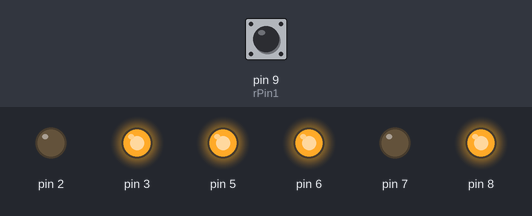
The sketch below on a simulated Arduino Uno, built with avr-gcc and run on an emulated ATmega328P. On the bench: output pins drawn as LEDs (lit = HIGH). The inputs (shaded band) are chosen by the test bench; at power-on: pin 9 (rPin1) HIGH.

Above: at 0.1 s.
At 4.1 s:
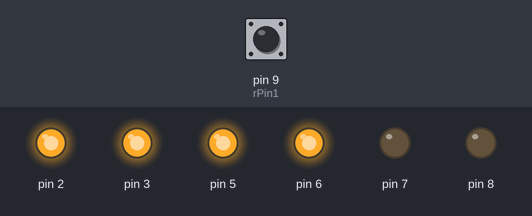
At 6.1 s:
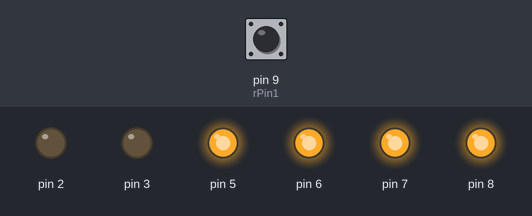
At 10.1 s:
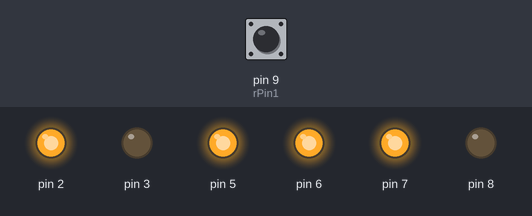
At 20.1 s:
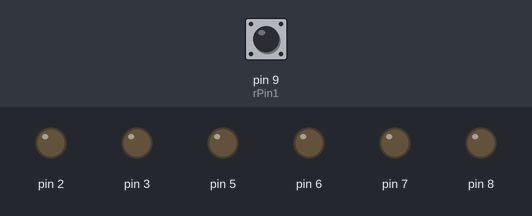
Timing chart, 0 to 21.6 s (numbered marks = the images above):
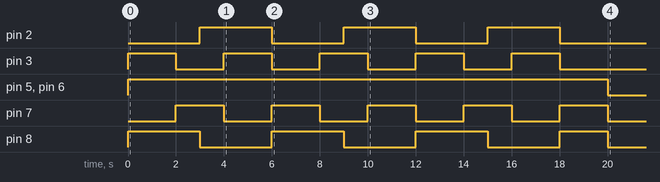

The sketch:

hbridge_l293d_example.ino
```cpp
#include <Hbridge_l293d.h>

Hbridge_l293d myBridge(5, 8, 2, 6, 3, 7);

boolean MOTOR_LEFT = myBridge.MOTOR0;
boolean MOTOR_RIGHT = myBridge.MOTOR1;

unsigned int lastMillisTurnLeft = 0;
unsigned int lastMillisTurnRight = 0;
unsigned int lastMillisStop = 0;

const byte rPin1 = 9;
const byte rPin2 = 10;

void setup()
{
  Serial.begin(9600);
  pinMode(rPin1, INPUT_PULLUP);
  pinMode(rPin2, INPUT_PULLUP);
  //myBridge.SetDirection(MOTOR_LEFT, myBridge.MOTOR_FORWARD);
  //myBridge.SetDirection(MOTOR_RIGHT, myBridge.MOTOR_FORWARD);
}

void loop()
{
  unsigned int cMillis = millis();
  if (!myBridge.IsStopped())
  {
    if (!myBridge.StartMotor(MOTOR_LEFT, 255))
      Serial.println(F("error starting left motor"));
    if (!myBridge.StartMotor(MOTOR_RIGHT, 255))
      Serial.println(F("error starting right motor"));
  }

  if (digitalRead(rPin1) == LOW && digitalRead(rPin2) == LOW)
  {
    if (!myBridge.StartMotor(MOTOR_LEFT, 255))
      Serial.println(F("error starting left motor"));
    if (!myBridge.StartMotor(MOTOR_RIGHT, 255))
      Serial.println(F("error starting right motor"));
  }
#if 0
  if (digitalRead(rPin1) == LOW && !myBridge.IsStopped())
  {
    myBridge.SetDirection(MOTOR_LEFT, (myBridge.GetDirection(MOTOR_LEFT) == myBridge.MOTOR_FORWARD ? myBridge.MOTOR_REVERSE : myBridge.MOTOR_FORWARD));
  }
  if (digitalRead(rPin2) == LOW && !myBridge.IsStopped())
  {
    myBridge.SetDirection(MOTOR_RIGHT, (myBridge.GetDirection(MOTOR_RIGHT) == myBridge.MOTOR_FORWARD ? myBridge.MOTOR_REVERSE : myBridge.MOTOR_FORWARD));
  }
#endif
  //  #if 0
  if (cMillis - lastMillisTurnLeft >= 3000)
  {
    lastMillisTurnLeft = cMillis;
    //if ((myBridge.GetDirection(MOTOR_LEFT) != myBridge.MOTOR_STOP) && (myBridge.GetDirection(MOTOR_RIGHT) != myBridge.MOTOR_STOP))
    myBridge.SetDirection(MOTOR_LEFT, (myBridge.GetDirection(MOTOR_LEFT) == myBridge.MOTOR_FORWARD ? myBridge.MOTOR_REVERSE : myBridge.MOTOR_FORWARD));
    //myBridge.SetDirection(MOTOR_RIGHT, (myBridge.GetDirection(MOTOR_RIGHT) == myBridge.MOTOR_FORWARD ? myBridge.MOTOR_REVERSE : myBridge.MOTOR_FORWARD));
  }
  if (cMillis - lastMillisTurnRight >= 2000)
  {
    lastMillisTurnRight = cMillis;
    myBridge.SetDirection(MOTOR_RIGHT, (myBridge.GetDirection(MOTOR_RIGHT) == myBridge.MOTOR_FORWARD ? myBridge.MOTOR_REVERSE : myBridge.MOTOR_FORWARD));
  }
  //  #endif
  if (cMillis - lastMillisStop >= 20000)
  {
    lastMillisStop = cMillis;
    myBridge.StopAllMotors();
  }
}
```

Measured:
- by itself, pin 2: alternates HIGH for 3.0 s and LOW for 3.0 s, 6 changes in all, then stays LOW
- by itself, pin 3, pin 7: alternates HIGH for 2.0 s and LOW for 2.0 s, 10 changes in all, then stays LOW
- by itself, pin 5, pin 6: LOW → HIGH at 0.00 s, → LOW 20.0 s later
- by itself, pin 8: goes 3 × (HIGH 3.0 s, LOW 3.0 s), HIGH 2.0 s, then LOW
